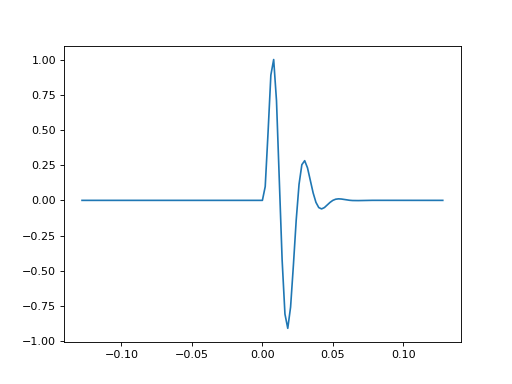

Here is the Python script that generated this plot:
import matplotlib.pyplot as plt
import bruges
w, t = bruges.filters.berlage(0.256, 0.002, 40)
plt.plot(t, w)
